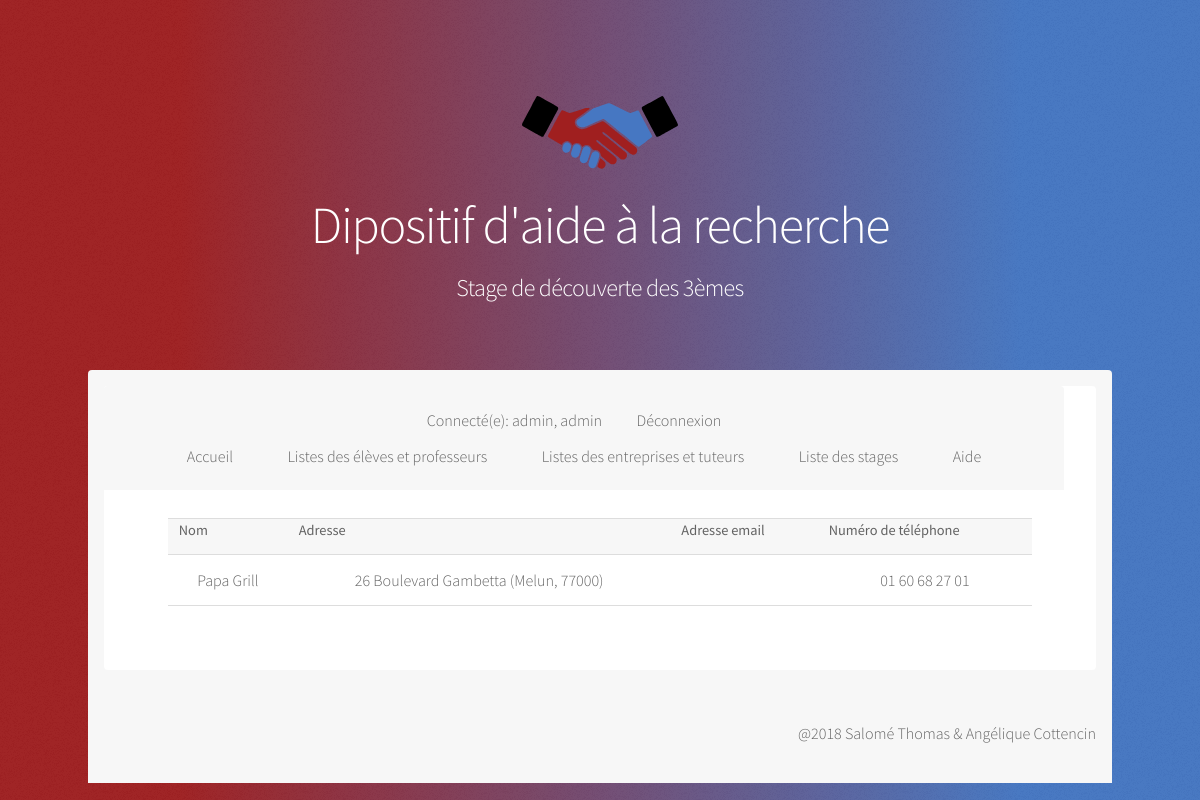
The app's page /Application/Stage/admin/detailsEnt.php?ent=5 (signed in) with its own data.
### tables this page shows
CREATE TABLE `entreprise` (
  `idEntreprise` int(200) NOT NULL,
  `nomEntreprise` text,
  `villeEntreprise` text,
  `cpEntreprise` int(5) DEFAULT NULL,
  `adresseEntreprise` text,
  `mailEntreprise` text,
  `telEntreprise` varchar(20) DEFAULT NULL,
  `activiteEntreprise` text,
  `active` tinyint(1) DEFAULT '1'
);

### Application/Stage/models/fonctions.php (called while the page is built, shortened)
<?php
require_once('connect-db.php');
	function entreprise_getByIDFetchAll($id) {
		global $pdo;
		$req = "SELECT * FROM entreprise e where e.idEntreprise=:id;";
		$query = $pdo->prepare ( $req );
		$query->bindValue ( ":id", $id, PDO::PARAM_INT );
		$query->execute ();
		return $query->fetchAll ();
	}
?>

### Application/Stage/admin/detailsEnt.php (the view, shortened to what this page needs)
<?php
if($_SESSION['role'] == "admin"){
    ?>
    <!DOCTYPE HTML>
    <html>
    <head>
        <link rel="stylesheet" href="./../assets/css/main.css" />
    </head>
    <?php
    require_once('../models/fonctions.php');
    $entrepriseById = entreprise_getByIdFetchAll($_GET["ent"]);
    ?>
    <body>
    <div id="wrapper">
        <header id="header" class="alt">
            <div class="logo"><img src="./../images/logo.svg" alt=""/></div>
            <h1>Dipositif d'aide à la recherche</h1>
            <h2>Stage de découverte des 3èmes</h2>
        </header>
        <nav id="nav">
            <nav id="nav">
                <ul>
                    <li>
                        <?php
                        $log = $_SESSION['login'];
                        $role = $_SESSION['role'];
                        print ("Connecté(e): $log, $role");
                        ?>
                    </li>
                    <li><a href=./../deconnexion.php>Déconnexion</a></li>
                </ul>
                <ul>
                    <li><a href=./../home.php>Accueil</a></li>
                    <li><a href=listes.php>Listes des élèves et professeurs</a></li>
                    <li><a href=listesBis.php>Listes des entreprises et tuteurs</a></li>
                    <li><a href=listesStages.php>Liste des stages</a></li>
                    <li><a href=./../aide.php>Aide</a></li>
                </ul>
            </nav>
            <div id="main">
                <section id="intro" class="main">
                    <table>
                        <tr>
                            <th>Nom</th>
                            <th>Adresse</th>
                            <th>Adresse email</th>
                            <th>Numéro de téléphone</th>
                        </tr>
                        <?php foreach($entrepriseById as $entreprise){ ?>
                            <tr>
                                <td><?php echo $entreprise->nomEntreprise?></td>
                                <td><?php echo $entreprise->adresseEntreprise." (".$entreprise->villeEntreprise.", ".$entreprise->cpEntreprise.")" ?></td>
                                <td><?php echo $entreprise->mailEntreprise?></td>
                                <td><?php echo $entreprise->telEntreprise ?></td>
                            </tr>
                        <?php } ?>
                    </table>
                </section>
            </div>
            <footer id="footer">
                <section>
                    @2018 Salomé Thomas & Angélique Cottencin
                </section>
            </footer>
    </div>
    </body>
    </html>
    <?php
}
else
{
    header ('location: ./erreur.php');
}
?>

### records on screen
entreprise: nomEntreprise "Papa Grill", adresseEntreprise "26 Boulevard Gambetta", villeEntreprise "Melun", cpEntreprise "77000", telEntreprise "01 60 68 27 01"

### other values on screen
$log "admin"
$role "admin"
